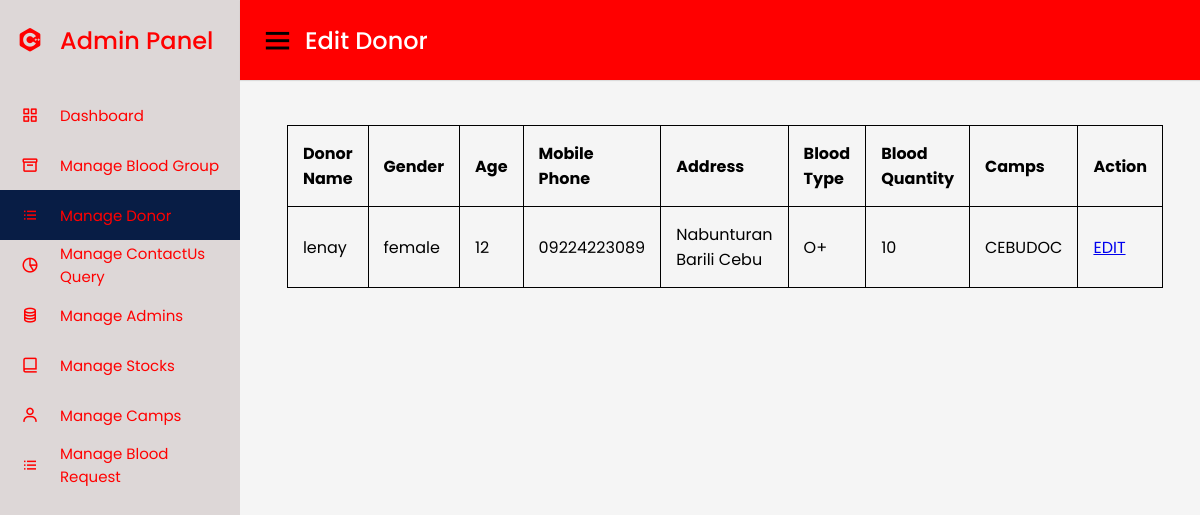
Page /Admin/editFunctions/edit_donor.php on the committed database.
### tables this page shows
CREATE TABLE `donations_file` (
  `donation_ID` int(11) NOT NULL,
  `donor_name` varchar(50) NOT NULL,
  `gender` varchar(50) NOT NULL,
  `age` int(11) NOT NULL,
  `mobile_phone` varchar(50) NOT NULL,
  `address` varchar(50) NOT NULL,
  `blood_type` varchar(50) NOT NULL,
  `blood_quantity` int(50) NOT NULL,
  `camps` varchar(255) NOT NULL
);

### Admin/editFunctions/edit_donor.php (the view, shortened to what this page needs)
<!DOCTYPE html>
<html lang="en" dir="ltr">
  <head>
    <link rel="stylesheet" href="../admin.css">
    <link href='https://unpkg.com/boxicons@2.0.7/css/boxicons.min.css' rel='stylesheet'>
   </head>
<body>
  <div class="sidebar" style="  background-color: #DDD7D7;">
    <div class="logo-details">
      <i class='bx bxl-c-plus-plus'  style= "color:red;"></i>
      <span class="logo_name" style= "color:red;">Admin Panel</span>
    </div>
      <ul class="nav-links" >
        <li>
          <a href="../admin_dashboard.php" >
            <i class='bx bx-grid-alt'  style= "color:red;"></i>
            <span class="links_name"  style= "color:red;">Dashboard</span>
          </a>
        </li>
        <li >
          <a href="../manageblood.php" >
            <i class='bx bx-box'  style= "color:red;"></i>
            <span class="links_name" style= "color:red;">Manage Blood Group</span>
          </a>
        </li>
        <li>
          <a href="../managedonor.php"  class="active">
            <i class='bx bx-list-ul'  style= "color:red;" ></i>
            <span class="links_name"  style= "color:red;">Manage Donor</span>
          </a>
        </li>
        <li>
          <a href="../managecquery.php">
            <i class='bx bx-pie-chart-alt-2' style= "color:red;" ></i>
            <span class="links_name"  style= "color:red;">Manage ContactUs <br> Query</span>
          </a>
        </li>
        <li>
          <a href="../manageadmin.php">
            <i class='bx bx-coin-stack'  style= "color:red;"></i>
            <span class="links_name" style= "color:red;">Manage Admins</span>
          </a>
        </li>
        <li>
          <a href="../managestock.php">
            <i class='bx bx-book-alt'  style= "color:red;"></i>
            <span class="links_name" style= "color:red;">Manage Stocks</span>
          </a>
        </li>
        <li>
          <a href="../managecamps.php">
            <i class='bx bx-user'  style= "color:red;"></i>
            <span class="links_name" style= "color:red;">Manage Camps</span>
          </a>
        </li>
        <li>
        <a href="./managerequest.php">
            <i class='bx bx-list-ul'  style= "color:red;" ></i>
            <span class="links_name"  style= "color:red;">Manage Blood <br>Request</span>
          </a>
        </li>
      </ul>
  </div>
  <section class="home-section" >
    <nav style= "background-color:red;">
      <div class="sidebar-button">
        <i class='bx bx-menu sidebarBtn'></i>
        <span class="dashboard" id="ok"> Edit Donor</span>
      </div>
    </nav> <br><br> <br> <br><br>
    <center>  <section>
<?php
require_once('../includes/db_connect.inc');
$qry="select * from donations_file";
$result=mysqli_query($conn,$qry);
echo"<table border='2'    >
<tr>
<th>Donor Name</th>
<th>Gender</th>
<th>Age</th>
<th>Mobile Phone</th>
<th>Address</th>
<th>Blood Type</th>
<th>Blood Quantity</th>
<th>Camps</th>
<th>Action</th>
</tr>";
while($row=mysqli_fetch_array($result)){
echo"<tr>
<td>".$row['donor_name']."</td>
<td>".$row['gender']."</td>
<td>".$row['age']."</td>
<td>".$row['mobile_phone']."</td>
<td>".$row['address']."</td>
<td>".$row['blood_type']."</td>
<td>".$row['blood_quantity']."</td>
<td>".$row['camps']."</td>
<td><a href='./edit_donorform.php?donation_ID=".$row['donation_ID']."'>EDIT</a></td>
</tr>";
}
?>
</section></center>
  </section>
</body>
</html>

### Admin/admin.css (style rules this page uses)
* { margin: 0; padding: 0; box-sizing: border-box; font-family: 'Poppins', sans-serif; }
body { background-image: url('./userimages/lood.jpg'); }
.sidebar { position: fixed; height: 100%; width: 240px; background: #0A2558; transition: all 0.5s ease; }
.sidebar .logo-details { height: 80px; display: flex; align-items: center; }
.sidebar .logo-details i { font-size: 28px; font-weight: 500; color: #fff; min-width: 60px; text-align: center }
.sidebar .logo-details .logo_name { color: #fff; font-size: 24px; font-weight: 500; }
.sidebar .nav-links { margin-top: 10px; }
.sidebar .nav-links li { position: relative; list-style: none; height: 50px; }
.sidebar .nav-links li a { height: 100%; width: 100%; display: flex; align-items: center; text-decoration: none; transition: all 0.4s ease; }
.sidebar .nav-links li a.active { background: #081D45; }
.sidebar .nav-links li i { min-width: 60px; text-align: center; font-size: 18px; color: #fff; }
.sidebar .nav-links li a .links_name { color: #fff; font-size: 15px; font-weight: 400; white-space: nowrap; }
.home-section { position: relative; background: #f5f5f5; min-height: 100vh; width: calc(100% - 240px); left: 240px; transition: all 0.5s ease; }
.home-section nav { display: flex; justify-content: space-between; height: 80px; background: #fff; display: flex; align-items: center; position: fixed; width: calc(100% - 240px); left: 240px; z-index: 100; padding: 0 20px; box-shadow: 0 1px 1px rgba(0, 0, 0, 0.1); transition: all 0.5s ease; }
.home-section nav .sidebar-button { display: flex; align-items: center; font-size: 24px; font-weight: 500; }
nav .sidebar-button i { font-size: 35px; margin-right: 10px; }
#ok { color: white; }
table, td, th { border: 1px solid black; text-align: left; }
table { border-collapse: collapse; width: 80%; margin-left: 10px; }
th, td { padding: 15px; }

### rows in the picture
donations_file: donor_name "lenay", gender "female", age "12", mobile_phone "09224223089", address "Nabunturan Barili Cebu", blood_type "O+", blood_quantity "10", camps "CEBUDOC"
